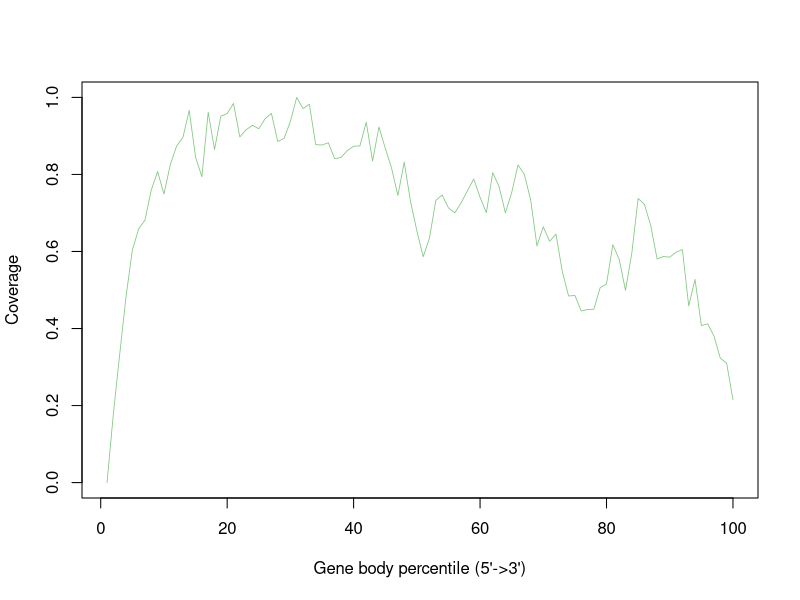

R code for this plot:
WT.markdup.sorted <- c(0.0,0.17815758980301274,0.3328505214368482,0.48232908458864426,0.6031286210892236,0.6587485515643106,0.6816338354577057,0.7598493626882966,0.8073580533024334,0.7491309385863267,0.8250289687137891,0.8736964078794901,0.8960023174971031,0.966396292004635,0.8450173812282734,0.7940324449594438,0.9614716106604867,0.8647161066048668,0.951332560834299,0.9579953650057937,0.9843568945538818,0.8974507531865585,0.9159907300115875,0.9275782155272306,0.9185979142526072,0.9446697566628042,0.9585747392815759,0.8855735805330244,0.8936848203939745,0.9374275782155272,1.0,0.9710312862108922,0.9823290845886443,0.8774623406720742,0.8763035921205099,0.8823870220162224,0.8409617612977984,0.8441483198146003,0.8618192352259559,0.873117033603708,0.8742757821552724,0.9356894553881807,0.8345886442641947,0.9229432213209734,0.8684820393974507,0.8166280417149478,0.7453650057937428,0.831981460023175,0.7300115874855156,0.6538238702201622,0.5863267670915412,0.6349942062572422,0.7323290845886443,0.7468134414831982,0.7132097334878331,0.7001738122827347,0.7262456546929317,0.757531865585168,0.7882387022016223,0.7404403244495944,0.7007531865585168,0.8047508690614137,0.7688296639629201,0.7004634994206257,0.7526071842410197,0.824739281575898,0.8001158748551565,0.7340672074159907,0.6144264194669756,0.6639629200463499,0.6265932792584009,0.6451332560834299,0.548667439165701,0.4843568945538818,0.4858053302433372,0.4455388180764774,0.4493047508690614,0.4501738122827346,0.5063731170336037,0.5156431054461182,0.6176129779837776,0.5799536500579374,0.4991309385863268,0.5955967555040557,0.7375434530706837,0.7224797219003476,0.6668597914252608,0.5805330243337196,0.5869061413673233,0.5851680185399768,0.5982039397450754,0.6048667439165701,0.45886442641946695,0.5275202780996524,0.4075898030127462,0.41222479721900346,0.38035921205098494,0.32300115874855156,0.30996523754345306,0.21552723059096177)


pdf("test_data/results/WT/rseqc/gene_body_coverage/WT.geneBodyCoverage.curves.pdf")
x=1:100
icolor = colorRampPalette(c("#7fc97f","#beaed4","#fdc086","#ffff99","#386cb0","#f0027f"))(1)
plot(x,WT.markdup.sorted,type='l',xlab="Gene body percentile (5'->3')", ylab="Coverage",lwd=0.8,col=icolor[1])
dev.off()
